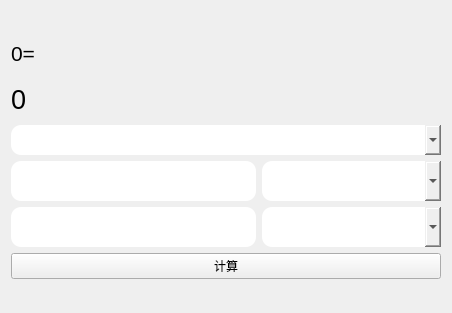
<?xml version="1.0" encoding="UTF-8"?>
<ui version="4.0">
 <class>Form</class>
 <widget class="QWidget" name="Form">
  <property name="geometry">
   <rect>
    <x>0</x>
    <y>0</y>
    <width>452</width>
    <height>313</height>
   </rect>
  </property>
  <property name="windowTitle">
   <string>进制转换器</string>
  </property>
  <layout class="QGridLayout" name="gridLayout_2">
   <item row="0" column="0">
    <layout class="QGridLayout" name="gridLayout">
     <item row="3" column="0">
      <widget class="QLineEdit" name="oneInputEditLine">
       <property name="minimumSize">
        <size>
         <width>0</width>
         <height>40</height>
        </size>
       </property>
       <property name="maximumSize">
        <size>
         <width>16777215</width>
         <height>40</height>
        </size>
       </property>
       <property name="styleSheet">
        <string notr="true">.QComboBox{
	border-radius:10%;
	borden:1px solid black;
}

.QLineEdit{
	border-radius:10%;
	borden:1px solid black;
}

.QComboBox:hover{
	background-color:rgb(170,255,255);
}

.QLineEdit:hover{
	background-color:rgb(170,255,255);
}</string>
       </property>
      </widget>
     </item>
     <item row="1" column="0">
      <widget class="QLabel" name="transDataLabel">
       <property name="maximumSize">
        <size>
         <width>16777215</width>
         <height>40</height>
        </size>
       </property>
       <property name="font">
        <font>
         <pointsize>20</pointsize>
        </font>
       </property>
       <property name="text">
        <string>0</string>
       </property>
      </widget>
     </item>
     <item row="4" column="1">
      <widget class="QComboBox" name="twoInputComboBox">
       <property name="maximumSize">
        <size>
         <width>16777215</width>
         <height>40</height>
        </size>
       </property>
       <property name="styleSheet">
        <string notr="true">.QComboBox{
	border-radius:10%;
	borden:1px solid black;
}

.QLineEdit{
	border-radius:10%;
	borden:1px solid black;
}

.QComboBox:hover{
	background-color:rgb(170,255,255);
}

.QLineEdit:hover{
	background-color:rgb(170,255,255);
}</string>
       </property>
      </widget>
     </item>
     <item row="4" column="0">
      <widget class="QLineEdit" name="twoInputEditLine">
       <property name="maximumSize">
        <size>
         <width>16777215</width>
         <height>40</height>
        </size>
       </property>
       <property name="styleSheet">
        <string notr="true">.QComboBox{
	border-radius:10%;
	borden:1px solid black;
}

.QLineEdit{
	border-radius:10%;
	borden:1px solid black;
}

.QComboBox:hover{
	background-color:rgb(170,255,255);
}

.QLineEdit:hover{
	background-color:rgb(170,255,255);
}</string>
       </property>
      </widget>
     </item>
     <item row="2" column="0" colspan="2">
      <widget class="QComboBox" name="dataTypeComboBox">
       <property name="minimumSize">
        <size>
         <width>0</width>
         <height>30</height>
        </size>
       </property>
       <property name="maximumSize">
        <size>
         <width>16777215</width>
         <height>30</height>
        </size>
       </property>
       <property name="styleSheet">
        <string notr="true">.QComboBox{
	border-radius:10%;
	borden:1px solid black;
}

.QLineEdit{
	border-radius:10%;
	borden:1px solid black;
}

.QComboBox:hover{
	background-color:rgb(170,255,255);
}

.QLineEdit:hover{
	background-color:rgb(170,255,255);
}</string>
       </property>
      </widget>
     </item>
     <item row="0" column="0">
      <widget class="QLabel" name="originDataLabel">
       <property name="maximumSize">
        <size>
         <width>16777215</width>
         <height>40</height>
        </size>
       </property>
       <property name="font">
        <font>
         <pointsize>16</pointsize>
        </font>
       </property>
       <property name="text">
        <string>0=</string>
       </property>
      </widget>
     </item>
     <item row="3" column="1">
      <widget class="QComboBox" name="oneInputComboBox">
       <property name="minimumSize">
        <size>
         <width>179</width>
         <height>0</height>
        </size>
       </property>
       <property name="maximumSize">
        <size>
         <width>16777215</width>
         <height>40</height>
        </size>
       </property>
       <property name="styleSheet">
        <string notr="true">.QComboBox{
	border-radius:10%;
	borden:1px solid black;
}

.QLineEdit{
	border-radius:10%;
	borden:1px solid black;
}

.QComboBox:hover{
	background-color:rgb(170,255,255);
}

.QLineEdi:hovert{
	background-color:rgb(170,255,255);
}</string>
       </property>
      </widget>
     </item>
     <item row="5" column="0" colspan="2">
      <widget class="QPushButton" name="calcBtn">
       <property name="styleSheet">
        <string notr="true">.QComboBox{
	border-radius:10%;
	borden:1px solid black;
}

.QLineEdit{
	border-radius:10%;
	borden:1px solid black;
}

.QComboBox:hover{
	background-color:rgb(170,255,255);
}

.QLineEdit:hover{
	background-color:rgb(170,255,255);
}</string>
       </property>
       <property name="text">
        <string>计算</string>
       </property>
      </widget>
     </item>
    </layout>
   </item>
  </layout>
 </widget>
 <resources/>
 <connections/>
</ui>
